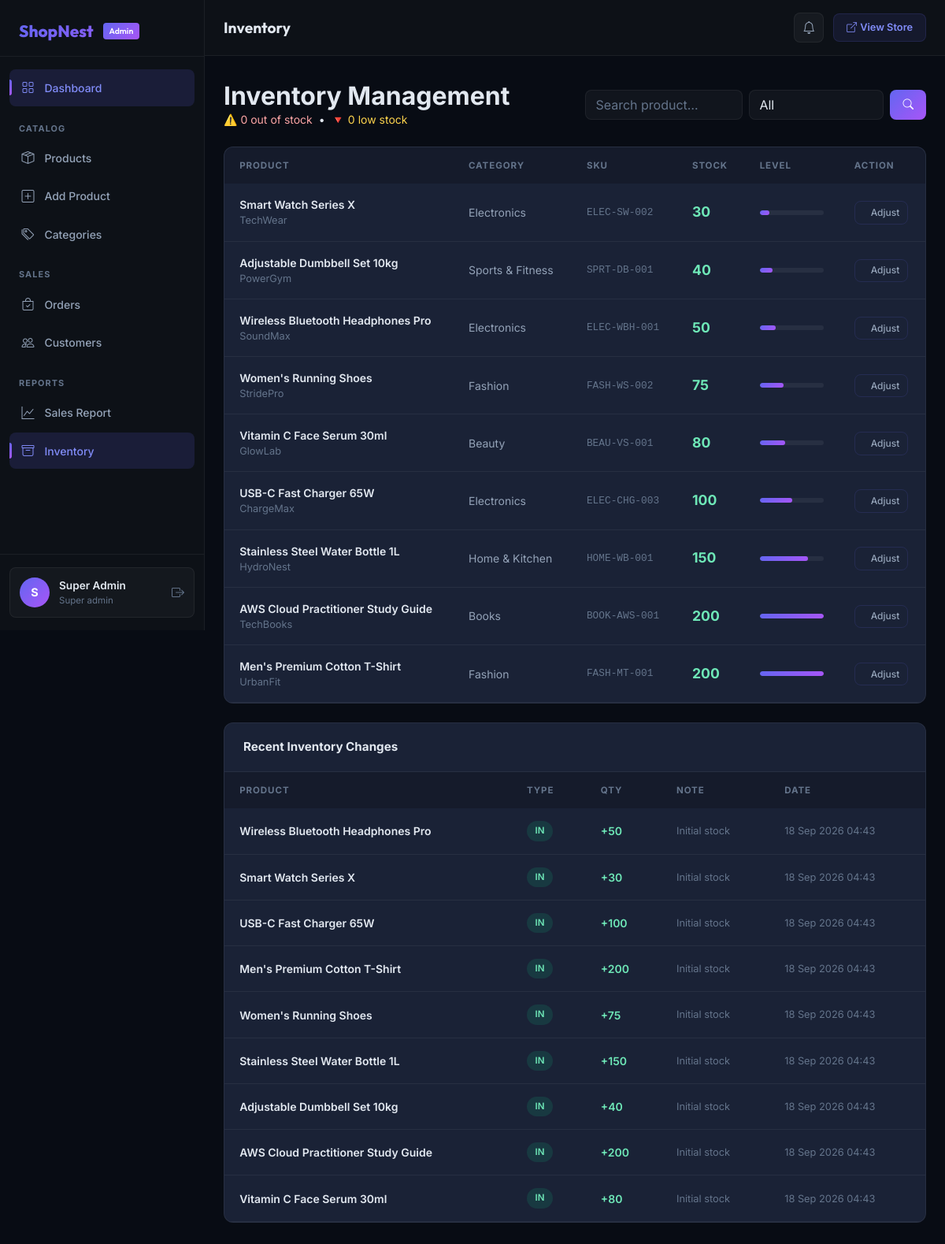
Screenshot of /admin/inventory/index.php (signed in) with the database file from the repository.
### tables this page shows
CREATE TABLE `products` (
    `id`            INT UNSIGNED AUTO_INCREMENT PRIMARY KEY,
    `category_id`   INT UNSIGNED NOT NULL,
    `name`          VARCHAR(200) NOT NULL,
    `slug`          VARCHAR(220) NOT NULL UNIQUE,
    `description`   TEXT DEFAULT NULL,
    `short_desc`    VARCHAR(500) DEFAULT NULL,
    `sku`           VARCHAR(80) UNIQUE DEFAULT NULL,
    `price`         DECIMAL(10,2) NOT NULL DEFAULT 0.00,
    `sale_price`    DECIMAL(10,2) DEFAULT NULL,
    `stock`         INT DEFAULT 0,
    `images`        TEXT DEFAULT NULL COMMENT 'JSON array of image filenames',
    `brand`         VARCHAR(100) DEFAULT NULL,
    `weight`        DECIMAL(8,2) DEFAULT NULL,
    `is_featured`   TINYINT(1) DEFAULT 0,
    `status`        TINYINT(1) DEFAULT 1,
    `created_at`    DATETIME DEFAULT CURRENT_TIMESTAMP,
    `updated_at`    DATETIME DEFAULT CURRENT_TIMESTAMP ON UPDATE CURRENT_TIMESTAMP,
    FOREIGN KEY (`category_id`) REFERENCES `categories`(`id`) ON DELETE RESTRICT
);

CREATE TABLE `categories` (
    `id`            INT UNSIGNED AUTO_INCREMENT PRIMARY KEY,
    `name`          VARCHAR(100) NOT NULL,
    `slug`          VARCHAR(120) NOT NULL UNIQUE,
    `description`   TEXT DEFAULT NULL,
    `image`         VARCHAR(255) DEFAULT NULL,
    `parent_id`     INT UNSIGNED DEFAULT NULL,
    `sort_order`    INT DEFAULT 0,
    `status`        TINYINT(1) DEFAULT 1,
    `created_at`    DATETIME DEFAULT CURRENT_TIMESTAMP,
    FOREIGN KEY (`parent_id`) REFERENCES `categories`(`id`) ON DELETE SET NULL
);

CREATE TABLE `inventory` (
    `id`            INT UNSIGNED AUTO_INCREMENT PRIMARY KEY,
    `product_id`    INT UNSIGNED NOT NULL,
    `quantity`      INT NOT NULL DEFAULT 0,
    `type`          ENUM('in','out','adjustment') DEFAULT 'in',
    `reference`     VARCHAR(100) DEFAULT NULL COMMENT 'Order number or note',
    `note`          TEXT DEFAULT NULL,
    `created_by`    INT UNSIGNED DEFAULT NULL,
    `created_at`    DATETIME DEFAULT CURRENT_TIMESTAMP,
    FOREIGN KEY (`product_id`) REFERENCES `products`(`id`) ON DELETE CASCADE
);

### includes/functions.php (called while the page is built, shortened)
<?php
function sanitize(mixed $val): string {
    return htmlspecialchars(trim((string)$val), ENT_QUOTES, 'UTF-8');
}
function e(mixed $val): string {
    return sanitize($val);
}

### admin/inventory/index.php (the view, shortened to what this page needs)
<?php
require_once __DIR__ . '/../../admin/includes/header.php';
$pdo    = getDB();
$q      = trim($_GET['q']??'');
$where  = ['p.status=1'];
$params = [];
$wsql = 'WHERE '.implode(' AND ',$where);
$stmt = $pdo->prepare("SELECT p.*,c.name AS cat_name FROM products p LEFT JOIN categories c ON c.id=p.category_id $wsql ORDER BY p.stock ASC, p.name");
$stmt->execute($params);
$products = $stmt->fetchAll();
$maxStock = (int)($pdo->query("SELECT MAX(stock) FROM products WHERE status=1")->fetchColumn() ?: 100);
$lowCount = (int)$pdo->query("SELECT COUNT(*) FROM products WHERE stock<=10 AND status=1")->fetchColumn();
$outCount = (int)$pdo->query("SELECT COUNT(*) FROM products WHERE stock=0 AND status=1")->fetchColumn();
?>
<div class="d-flex justify-content-between align-items-center mb-4 flex-wrap gap-2">
  <div>
    <h2 style="color:var(--text);font-weight:700;margin:0;">Inventory Management</h2>
    <div style="font-size:.875rem;">
      <span style="color:#fca5a5;">⚠️ <?= $outCount ?> out of stock</span> &nbsp;•&nbsp;
      <span style="color:#fcd34d;">🔻 <?= $lowCount ?> low stock</span>
    </div>
  </div>
  <form method="GET" class="d-flex gap-2">
    <input type="text" name="q" class="form-control" placeholder="Search product…" value="<?= e($q) ?>" style="max-width:200px;">
    <select name="filter" class="form-select" style="width:auto;" onchange="this.form.submit()">
      <option value="">All</option>
    </select>
    <button type="submit" class="btn-admin-primary"><i class="bi bi-search"></i></button>
  </form>
</div>
<div class="admin-table-card">
  <div class="table-responsive">
    <table class="admin-table">
      <thead><tr><th>Product</th><th>Category</th><th>SKU</th><th>Stock</th><th>Level</th><th>Action</th></tr></thead>
      <tbody>
        <?php foreach($products as $p):
          $pct = $maxStock > 0 ? min(100, ($p['stock']/$maxStock)*100) : 0;
          $isLow = $p['stock'] <= 10 && $p['stock'] > 0;
          $isOut = $p['stock'] === 0;
        ?>
        <tr>
          <td>
            <div class="cell-primary"><?= e($p['name']) ?></div>
            <div class="cell-muted"><?= e($p['brand'] ?? '') ?></div>
          </td>
          <td style="color:var(--text-muted);"><?= e($p['cat_name']??'—') ?></td>
          <td style="font-family:monospace;font-size:.8rem;color:var(--text-dim);"><?= e($p['sku']??'—') ?></td>
          <td>
            <span style="font-size:1.1rem;font-weight:700;color:<?= $isOut?'#fca5a5':($isLow?'#fcd34d':'#6ee7b7') ?>;">
              <?= $p['stock'] ?>
            </span>
          </td>
          <td style="width:120px;">
            <div class="stock-bar">
              <div class="stock-bar-fill <?= $isLow||$isOut?'low':'' ?>" style="width:<?= $pct ?>%;"></div>
            </div>
          </td>
          <td>
            <button class="btn-admin-outline" style="font-size:.75rem;padding:.3rem .6rem;" onclick="openStockModal(<?= $p['id'] ?>, '<?= addslashes($p['name']) ?>', <?= $p['stock'] ?>)">
              <i class="bi bi-plus-minus me-1"></i>Adjust
            </button>
          </td>
        </tr>
        <?php endforeach; ?>
      </tbody>
    </table>
  </div>
</div>
<?php
$log = $pdo->query("SELECT i.*,p.name AS product_name FROM inventory i JOIN products p ON p.id=i.product_id ORDER BY i.created_at DESC LIMIT 15")->fetchAll();
if($log): ?>
<div class="admin-table-card mt-4">
  <div class="admin-table-header"><div class="admin-table-title">Recent Inventory Changes</div></div>
  <div class="table-responsive">
    <table class="admin-table">
      <thead><tr><th>Product</th><th>Type</th><th>Qty</th><th>Note</th><th>Date</th></tr></thead>
      <tbody>
        <?php foreach($log as $l): ?>
        <tr>
          <td class="cell-primary"><?= e($l['product_name']) ?></td>
          <td>
            <span class="status-badge <?= $l['type']==='in'?'delivered':($l['type']==='out'?'cancelled':'processing') ?>">
              <?= strtoupper($l['type']) ?>
            </span>
          </td>
          <td style="font-weight:600;color:<?= $l['type']==='in'?'#6ee7b7':'#fca5a5' ?>;">
            <?= $l['type']==='in'?'+':($l['type']==='out'?'-':'') ?><?= abs($l['quantity']) ?>
          </td>
          <td class="cell-muted"><?= e($l['note']??'—') ?></td>
          <td class="cell-muted"><?= date('d M Y H:i', strtotime($l['created_at'])) ?></td>
        </tr>
        <?php endforeach; ?>
      </tbody>
    </table>
  </div>
</div>
<?php endif; ?>
<?php require_once __DIR__ . '/../../admin/includes/footer.php'; ?>

### assets/css/admin.css (style rules this page uses)
:root { --admin-bg: #080c14; --admin-sidebar: #0d1117; --admin-surface: #111827; --admin-card: #1a2236; --admin-border: rgba(99,102,241,0.15); --admin-border-lg: rgba(255,255,255,0.06); --primary: #6366f1; --primary-dark: #4f46e5; --primary-light: #818cf8; --secondary: #a855f7; --success: #10b981; --danger: #ef4444; --warning: #f59e0b; --info: #06b6d4; --text: #e2e8f0; --text-muted: #94a3b8; --text-dim: #64748b; --gradient: linear-gradient(135deg, #6366f1, #a855f7); --shadow: 0 4px 20px rgba(0,0,0,0.5); --shadow-lg: 0 10px 40px rgba(0,0,0,0.6); --radius: 12px; --radius-sm: 8px; --transition: all 0.25s ease; --sidebar-w: 260px; }
*, *::before, *::after { box-sizing: border-box; margin: 0; padding: 0; }
html { scroll-behavior: smooth; }
body { font-family: 'Inter', sans-serif; background: var(--admin-bg); color: var(--text); min-height: 100vh; overflow-x: hidden; }
.admin-table-card { background: var(--admin-card); border: 1px solid var(--admin-border-lg); border-radius: var(--radius); overflow: hidden; }
.admin-table-header { padding: 1.2rem 1.5rem; border-bottom: 1px solid var(--admin-border-lg); display: flex; align-items: center; gap: 1rem; flex-wrap: wrap; }
.admin-table-title { font-weight: 700; font-size: 0.95rem; color: var(--text); flex: 1; }
.table-responsive { overflow-x: auto; }
.admin-table { width: 100%; border-collapse: collapse; }
.admin-table thead th { background: rgba(0,0,0,0.2); font-size: 0.72rem; font-weight: 700; text-transform: uppercase; letter-spacing: 0.08em; color: var(--text-dim); padding: 0.9rem 1.2rem; border: none; white-space: nowrap; }
.admin-table tbody tr { border-bottom: 1px solid var(--admin-border-lg); transition: var(--transition); }
.admin-table tbody td { padding: 1rem 1.2rem; vertical-align: middle; color: var(--text-muted); font-size: 0.875rem; border: none; }
.admin-table .cell-primary { color: var(--text); font-weight: 600; }
.admin-table .cell-muted { color: var(--text-dim); font-size: 0.8rem; }
.btn-admin-primary { background: var(--gradient); border: none; border-radius: var(--radius-sm); color: #fff; font-weight: 600; font-size: 0.85rem; padding: 0.5rem 1rem; transition: var(--transition); display: inline-flex; align-items: center; gap: 0.4rem; }
.btn-admin-outline { background: transparent; border: 1px solid var(--admin-border); border-radius: var(--radius-sm); color: var(--text-muted); font-weight: 500; font-size: 0.85rem; padding: 0.5rem 1rem; transition: var(--transition); display: inline-flex; align-items: center; gap: 0.4rem; }
.form-control, .form-select { background: rgba(255,255,255,0.04) !important; border: 1px solid var(--admin-border-lg) !important; color: var(--text) !important; border-radius: var(--radius-sm) !important; }
.form-control::placeholder { color: var(--text-dim) !important; }
.status-badge { display: inline-flex; align-items: center; gap: 4px; padding: 0.25rem 0.65rem; border-radius: 20px; font-size: 0.72rem; font-weight: 600; }
.status-badge.delivered { background: rgba(16,185,129,0.15); color: #6ee7b7; }
.stock-bar { height: 6px; border-radius: 3px; background: var(--admin-border-lg); overflow: hidden; }
.stock-bar-fill { height: 100%; border-radius: 3px; background: var(--gradient); transition: width 0.5s ease; }

### rows the page displays
products: name "Smart Watch Series X", brand "TechWear", category.name "Electronics", sku "ELEC-SW-002", stock "30"
products: name "Adjustable Dumbbell Set 10kg", brand "PowerGym", category.name "Sports & Fitness", sku "SPRT-DB-001", stock "40"
products: name "Wireless Bluetooth Headphones Pro", brand "SoundMax", category.name "Electronics", sku "ELEC-WBH-001", stock "50"
products: name "Women's Running Shoes", brand "StridePro", category.name "Fashion", sku "FASH-WS-002", stock "75"
products: name "Vitamin C Face Serum 30ml", brand "GlowLab", category.name "Beauty", sku "BEAU-VS-001", stock "80"
products: name "USB-C Fast Charger 65W", brand "ChargeMax", category.name "Electronics", sku "ELEC-CHG-003", stock "100"
products: name "Stainless Steel Water Bottle 1L", brand "HydroNest", category.name "Home & Kitchen", sku "HOME-WB-001", stock "150"
products: name "AWS Cloud Practitioner Study Guide", brand "TechBooks", category.name "Books", sku "BOOK-AWS-001", stock "200"
products: name "Men's Premium Cotton T-Shirt", brand "UrbanFit", category.name "Fashion", sku "FASH-MT-001", stock "200"
inventory: product.name "Wireless Bluetooth Headphones Pro", type "IN", quantity "50", note "Initial stock", created_at "18 Sep 2026 04:43"
inventory: product.name "Smart Watch Series X", type "IN", quantity "30", note "Initial stock", created_at "18 Sep 2026 04:43"
inventory: product.name "USB-C Fast Charger 65W", type "IN", quantity "100", note "Initial stock", created_at "18 Sep 2026 04:43"
inventory: product.name "Men's Premium Cotton T-Shirt", type "IN", quantity "200", note "Initial stock", created_at "18 Sep 2026 04:43"
inventory: product.name "Women's Running Shoes", type "IN", quantity "75", note "Initial stock", created_at "18 Sep 2026 04:43"
inventory: product.name "Stainless Steel Water Bottle 1L", type "IN", quantity "150", note "Initial stock", created_at "18 Sep 2026 04:43"
inventory: product.name "Adjustable Dumbbell Set 10kg", type "IN", quantity "40", note "Initial stock", created_at "18 Sep 2026 04:43"
inventory: product.name "AWS Cloud Practitioner Study Guide", type "IN", quantity "200", note "Initial stock", created_at "18 Sep 2026 04:43"
inventory: product.name "Vitamin C Face Serum 30ml", type "IN", quantity "80", note "Initial stock", created_at "18 Sep 2026 04:43"

### other values shown
substr($admin['name'],0,1) "S"
$admin['name'] "Super Admin"
str_replace('_',' ',$admin['role']) "Super admin"
ADMIN_PAGE_TITLE "Inventory"
$outCount "0"
$lowCount "0"
